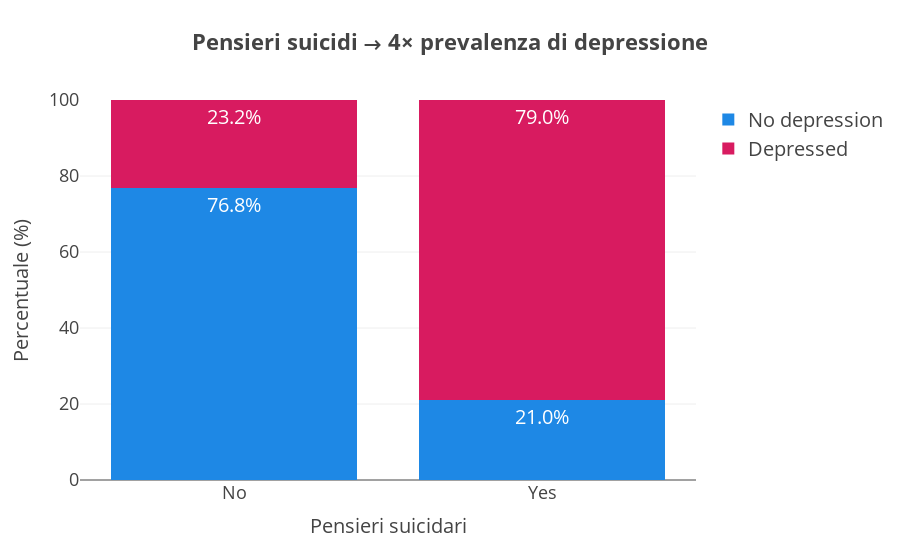

The code cell stored with this chart in its notebook:
### Markdown cell above
### Graph E – Suicidal thoughts → depression

#### Students who report suicidal thoughts show about four-times the prevalence of depression (≈ 79 % vs 21 %), highlighting a strong association between the two.

### Code cell
# GRAPH E – Suicidal thoughts vs depression (%)
suic = (
    df.groupby(["Have you ever had suicidal thoughts ?", "Depression"])
    .size()
    .reset_index(name="count")
)
suic["DepressionLabel"] = suic["Depression"].map({0: "No depression", 1: "Depressed"})
suic["percent"] = (
    suic.groupby("Have you ever had suicidal thoughts ?")["count"]
    .transform(lambda x: x / x.sum() * 100)
    .round(1)
)
fig_suic = px.bar(
    suic,
    x="Have you ever had suicidal thoughts ?",
    y="percent",
    color="DepressionLabel",
    color_discrete_map={"No depression": COL_OK, "Depressed": COL_RISK},
    template=TEMPLATE,
    text="percent",
    barmode="stack",
    title="<b>Pensieri suicidi → 4× prevalenza di depressione</b>",
    labels={
        "Have you ever had suicidal thoughts ?": "Pensieri suicidari",
        "percent": "Percentuale (%)",
    },
).update_traces(texttemplate="%{text:.1f}%")
bump_fonts(fig_suic).update_layout(legend_title_text="", yaxis_range=[0, 100])
fig_suic.show()

### Figure 1 — Plotly figure (JSON) as saved in the notebook; plotly's stock layout.template omitted (floating-point values rounded to 4 significant figures)
{"data": [{"alignmentgroup": "True", "hovertemplate": "DepressionLabel=No depression<br>Pensieri suicidari=%{x}<br>Percentuale (%)=%{text}<extra></extra>", "legendgroup": "No depression", "marker": {"color": "#1E88E5", "pattern": {"shape": ""}}, "name": "No depression", "offsetgroup": "No depression", "orientation": "v", "showlegend": true, "text": [76.8, 21], "textposition": "auto", "texttemplate": "%{text:.1f}%", "type": "bar", "x": ["No", "Yes"], "xaxis": "x", "y": [76.8, 21], "yaxis": "y"}, {"alignmentgroup": "True", "hovertemplate": "DepressionLabel=Depressed<br>Pensieri suicidari=%{x}<br>Percentuale (%)=%{text}<extra></extra>", "legendgroup": "Depressed", "marker": {"color": "#D81B60", "pattern": {"shape": ""}}, "name": "Depressed", "offsetgroup": "Depressed", "orientation": "v", "showlegend": true, "text": [23.2, 79], "textposition": "auto", "texttemplate": "%{text:.1f}%", "type": "bar", "x": ["No", "Yes"], "xaxis": "x", "y": [23.2, 79], "yaxis": "y"}], "layout": {"barmode": "stack", "font": {"size": 20}, "legend": {"font": {"size": 20}, "title": {"text": ""}, "tracegroupgap": 0}, "title": {"font": {"size": 22}, "text": "<b>Pensieri suicidi → 4× prevalenza di depressione</b>"}, "xaxis": {"anchor": "y", "domain": [0, 1], "tickfont": {"size": 18}, "title": {"font": {"size": 20}, "text": "Pensieri suicidari"}}, "yaxis": {"anchor": "x", "domain": [0, 1], "range": [0, 100], "tickfont": {"size": 18}, "title": {"font": {"size": 20}, "text": "Percentuale (%)"}}}}
